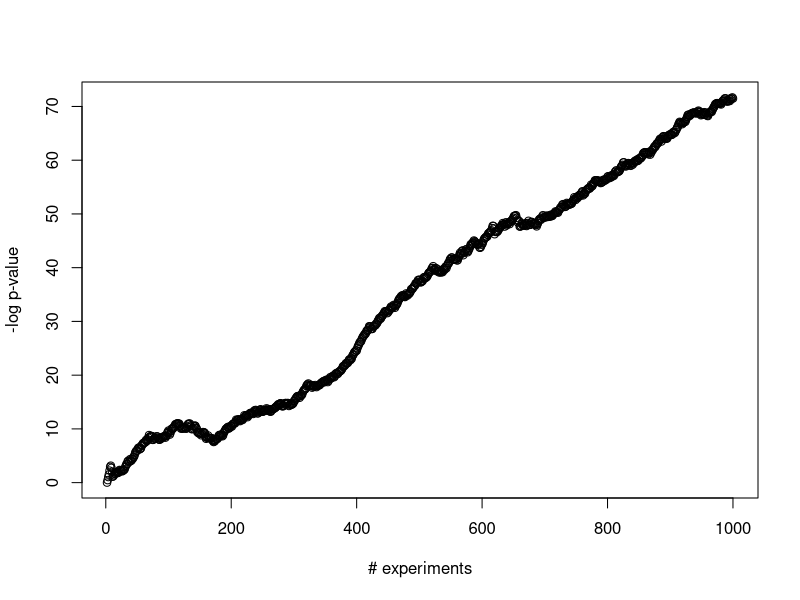
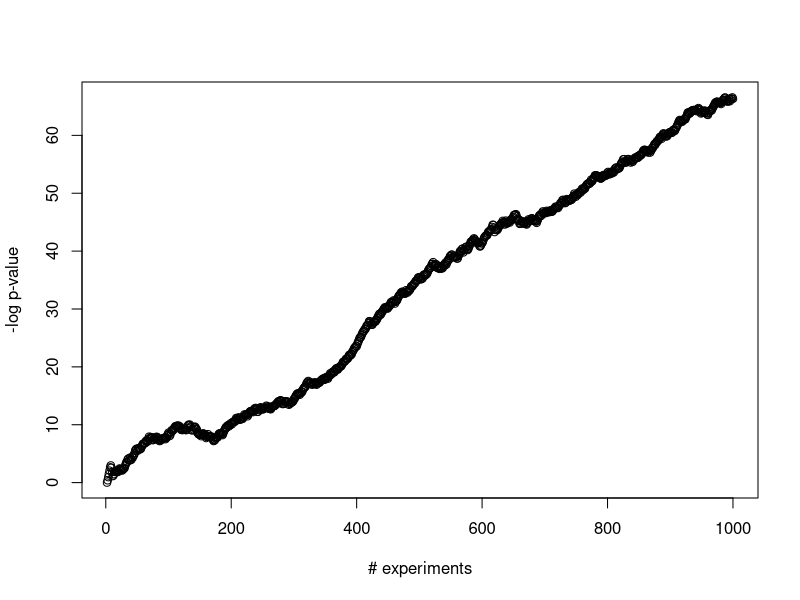
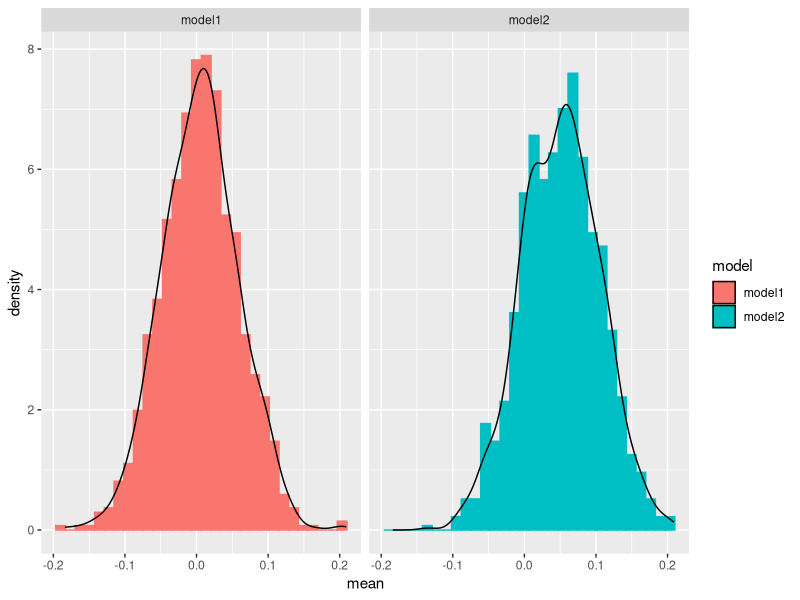

These charts were generated, in order, by the following R code:
## ---- chunk 1
knitr::opts_chunk$set(echo = TRUE)
## ---- chunk 2
model1 = rnorm(500)
model2 = rnorm(500)
## ---- chunk 3
(c(mean(model1), mean(model2)))
## ---- chunk 4
n_samples = 1000
sample_size = 200
sample_mean_fn = function(arr) mean(sample(arr, sample_size))

mns1 = sapply(1:n_samples, function(x) sample_mean_fn(model1))
mns2 = sapply(1:n_samples, function(x) sample_mean_fn(model2))
## ---- chunk 5
plot(2:n_samples, 
     sapply(2:n_samples, function(i) 
       -log10(t.test(mns1[1:i], mns2[1:i])$p.value)), 
     ylab = '-log p-value', 
     xlab = '# experiments')
## ---- chunk 6
plot(2:n_samples, 
     sapply(2:n_samples, function(i) 
       -log10(wilcox.test(mns1[1:i], mns2[1:i])$p.value)), 
     ylab = '-log p-value', 
     xlab = '# experiments')
## ---- chunk 7
library(tidyverse)
model1_df = data.frame(mean = mns1, model = "model1")
model2_df = data.frame(mean = mns2, model = "model2")
rbind(model1_df, model2_df) %>% 
  ggplot(aes(x=mean)) + 
  geom_histogram(aes(color = model, fill=model, y = ..density..)) + 
  geom_density() +
  facet_grid(. ~ model)
